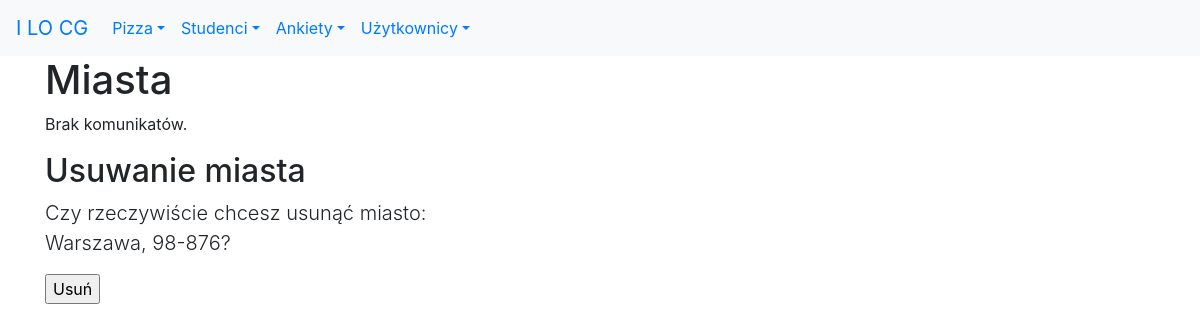
Page /studenci/miasta/usun/4 on the earlier database version.
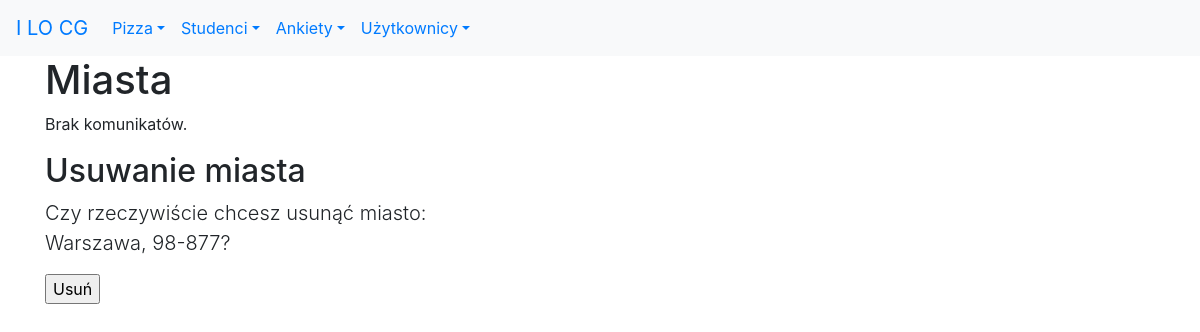
Same page on the later database version.
### studenci/models.py (models this page shows, shortened)
class Miasto(models.Model):
    nazwa = models.CharField(
        verbose_name='miasto',
        max_length=30,
        help_text='Nazwa miasta')
    kod = models.CharField(
        max_length=6,
        help_text='Kod pocztowy')
    class Meta:
        verbose_name_plural = "miasta"

### studenci/views.py (the view)
# urls.py: path('miasta/usun/<int:pk>', views.UsunMiasto.as_view(), name='miasta_usun'),
class UsunMiasto(DeleteView):
    model = Miasto
    success_url = reverse_lazy('studenci:miasta_lista')

### studenci/templates/studenci/miasto_confirm_delete.html (shortened to what this page needs)
{% extends 'szablon.html' %}
{% block naglowek %}Miasta{% endblock naglowek %}
{% block tresc %}
<h2>Usuwanie miasta</h2>
    <form method="POST">
        <p class="lead">Czy rzeczywiście chcesz usunąć miasto:<br>
            {{ object.nazwa }}, {{ object.kod }}?
        </p>
        <input type="submit" value="Usuń">
    </form>
{% endblock tresc %}

Differences in the rows shown:
changed Miasto "Warszawa": kod "98-876" → "98-877"
